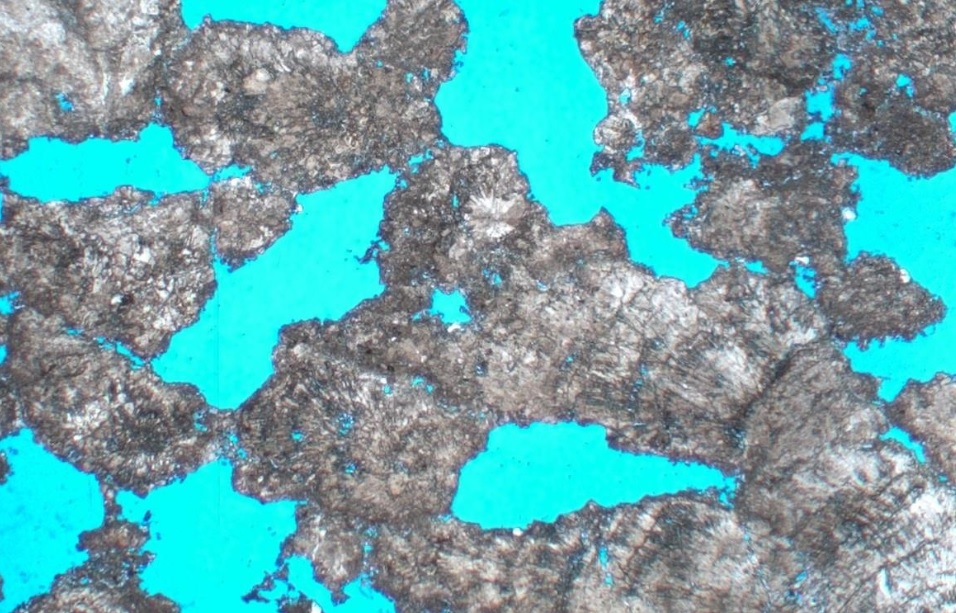
#> input picture K-means/estromatolito.jpg, 956 x 613 px
$ python kmeans.py
#> lines starting #> are read from the running program, lines starting #| are printed output that depends on the picture
# -*- coding: utf-8 -*-
"""
Created on Tue Sep 29 10:23:06 2020

Primeiro exemplo de K-Means

@author: Mayara
"""

import numpy as np
import matplotlib.pyplot as plt
import cv2

filename = "estromatolito.jpg"
image = cv2.imread(filename) #lendo a imagem
#> image is the input picture: shape (613, 956, 3); mean B, G, R 170.3, 166.1, 104.1
image = cv2.cvtColor(image, cv2.COLOR_BGR2RGB) #convertendo para RGB
pixel_values = image.reshape((-1, 3)) #imagempara 2D e 3 cores
pixel_values = np.float32(pixel_values) #converter para float
print(pixel_values.shape)
#| (586028, 3)

criteria = (cv2.TERM_CRITERIA_EPS + cv2.TERM_CRITERIA_MAX_ITER, 100, 0.2)
flags = cv2.KMEANS_RANDOM_CENTERS

k = 2
compactness, labels, (centers) = cv2.kmeans(pixel_values, k, None, criteria, 10, flags)
#> compactness = 1.87e+09; centers = [[21.7, 245.9, 245.5], [132.7, 138.3, 144.1]]

centers = np.uint8(centers) # convert back to 8 bit values
#> centers = [[21, 245, 245], [132, 138, 144]]
labels = labels.flatten() # flatten the labels array?
segmented_image = centers[labels.flatten()] #converter cores = centroide
segmented_image = segmented_image.reshape(image.shape) #reshape para imagem original
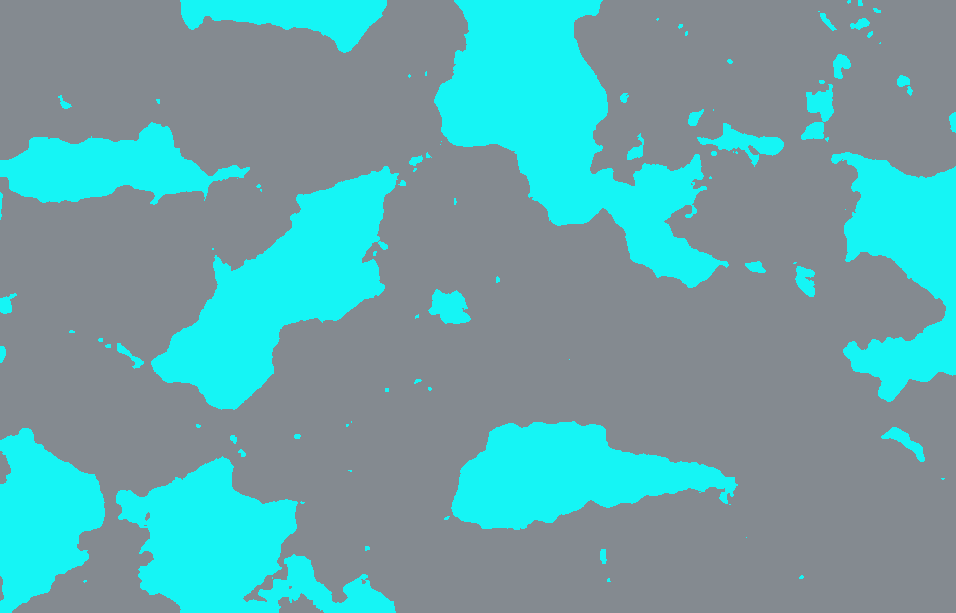
#> segmented_image: shape (613, 956, 3); mean R, G, B 103.4, 165.6, 170.1

plt.imshow(segmented_image)

filename2 = "estromatolito_kmeans.jpg"
cv2.imwrite(filename2,segmented_image)
